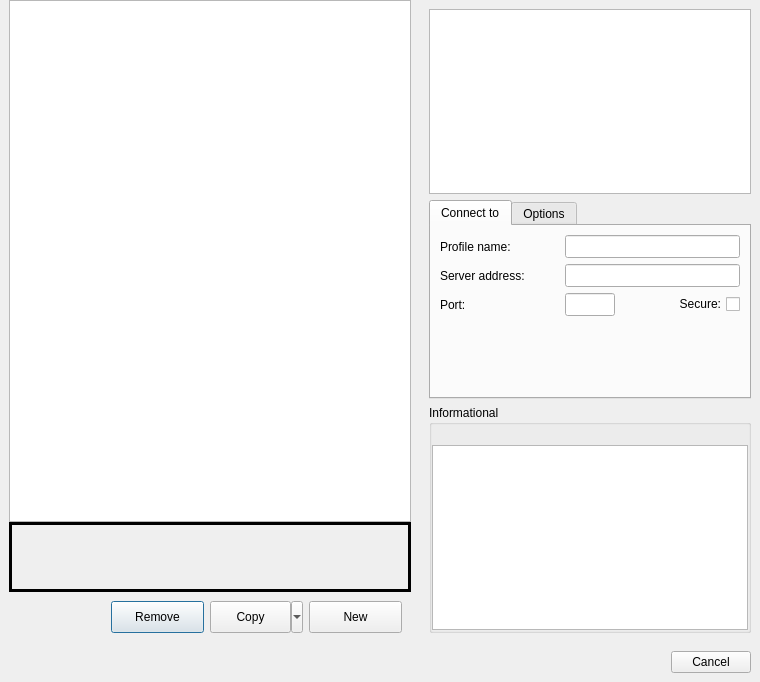
<?xml version="1.0" encoding="UTF-8"?>
<ui version="4.0">
 <class>connection_profiles</class>
 <widget class="QDialog" name="connection_profiles">
  <property name="geometry">
   <rect>
    <x>0</x>
    <y>0</y>
    <width>760</width>
    <height>682</height>
   </rect>
  </property>
  <property name="minimumSize">
   <size>
    <width>760</width>
    <height>0</height>
   </size>
  </property>
  <property name="windowTitle">
   <string>Select a profile to connect with</string>
  </property>
  <layout class="QVBoxLayout" name="verticalLayout_2">
   <property name="spacing">
    <number>0</number>
   </property>
   <property name="leftMargin">
    <number>0</number>
   </property>
   <property name="topMargin">
    <number>0</number>
   </property>
   <property name="rightMargin">
    <number>0</number>
   </property>
   <property name="bottomMargin">
    <number>0</number>
   </property>
   <item>
    <widget class="QWidget" name="widget" native="true">
     <property name="sizePolicy">
      <sizepolicy hsizetype="Expanding" vsizetype="Expanding">
       <horstretch>0</horstretch>
       <verstretch>0</verstretch>
      </sizepolicy>
     </property>
     <property name="minimumSize">
      <size>
       <width>0</width>
       <height>0</height>
      </size>
     </property>
     <layout class="QHBoxLayout" name="horizontalLayout">
      <property name="spacing">
       <number>0</number>
      </property>
      <property name="leftMargin">
       <number>0</number>
      </property>
      <property name="topMargin">
       <number>0</number>
      </property>
      <property name="rightMargin">
       <number>0</number>
      </property>
      <property name="bottomMargin">
       <number>0</number>
      </property>
      <item>
       <widget class="QWidget" name="widget_5" native="true">
        <property name="sizePolicy">
         <sizepolicy hsizetype="Expanding" vsizetype="Expanding">
          <horstretch>0</horstretch>
          <verstretch>0</verstretch>
         </sizepolicy>
        </property>
        <property name="minimumSize">
         <size>
          <width>0</width>
          <height>0</height>
         </size>
        </property>
        <layout class="QVBoxLayout" name="verticalLayout_3">
         <property name="spacing">
          <number>0</number>
         </property>
         <property name="topMargin">
          <number>0</number>
         </property>
         <property name="bottomMargin">
          <number>0</number>
         </property>
         <item>
          <widget class="QListWidget" name="profiles_tree_widget">
           <property name="minimumSize">
            <size>
             <width>365</width>
             <height>0</height>
            </size>
           </property>
           <property name="accessibleName">
            <string>profiles list</string>
           </property>
           <property name="resizeMode">
            <enum>QListView::Adjust</enum>
           </property>
          </widget>
         </item>
         <item>
          <widget class="QFrame" name="notificationArea">
           <property name="sizePolicy">
            <sizepolicy hsizetype="Expanding" vsizetype="Fixed">
             <horstretch>0</horstretch>
             <verstretch>0</verstretch>
            </sizepolicy>
           </property>
           <property name="minimumSize">
            <size>
             <width>0</width>
             <height>70</height>
            </size>
           </property>
           <property name="maximumSize">
            <size>
             <width>16777215</width>
             <height>16777215</height>
            </size>
           </property>
           <property name="font">
            <font>
             <family>Arial Black</family>
             <pointsize>16</pointsize>
             <stylestrategy>PreferAntialias</stylestrategy>
            </font>
           </property>
           <property name="cursor">
            <cursorShape>ArrowCursor</cursorShape>
           </property>
           <property name="autoFillBackground">
            <bool>true</bool>
           </property>
           <property name="frameShape">
            <enum>QFrame::Box</enum>
           </property>
           <property name="frameShadow">
            <enum>QFrame::Plain</enum>
           </property>
           <property name="lineWidth">
            <number>3</number>
           </property>
           <property name="midLineWidth">
            <number>3</number>
           </property>
           <layout class="QHBoxLayout" name="horizontalLayout_2">
            <property name="spacing">
             <number>0</number>
            </property>
            <property name="leftMargin">
             <number>0</number>
            </property>
            <property name="topMargin">
             <number>0</number>
            </property>
            <property name="rightMargin">
             <number>0</number>
            </property>
            <property name="bottomMargin">
             <number>0</number>
            </property>
            <item>
             <widget class="QLabel" name="notificationAreaIconLabelWarning">
              <property name="sizePolicy">
               <sizepolicy hsizetype="Fixed" vsizetype="Fixed">
                <horstretch>0</horstretch>
                <verstretch>0</verstretch>
               </sizepolicy>
              </property>
              <property name="autoFillBackground">
               <bool>true</bool>
              </property>
              <property name="text">
               <string/>
              </property>
              <property name="pixmap">
               <pixmap resource="../mudlet.qrc">:/icons/dialog-warning.png</pixmap>
              </property>
              <property name="scaledContents">
               <bool>false</bool>
              </property>
              <property name="alignment">
               <set>Qt::AlignCenter</set>
              </property>
              <property name="wordWrap">
               <bool>true</bool>
              </property>
              <property name="margin">
               <number>5</number>
              </property>
              <property name="textInteractionFlags">
               <set>Qt::TextSelectableByMouse</set>
              </property>
             </widget>
            </item>
            <item>
             <widget class="QLabel" name="notificationAreaIconLabelError">
              <property name="sizePolicy">
               <sizepolicy hsizetype="Fixed" vsizetype="Fixed">
                <horstretch>0</horstretch>
                <verstretch>0</verstretch>
               </sizepolicy>
              </property>
              <property name="autoFillBackground">
               <bool>true</bool>
              </property>
              <property name="text">
               <string/>
              </property>
              <property name="pixmap">
               <pixmap resource="../mudlet.qrc">:/icons/dialog-error.png</pixmap>
              </property>
              <property name="scaledContents">
               <bool>false</bool>
              </property>
              <property name="alignment">
               <set>Qt::AlignCenter</set>
              </property>
              <property name="wordWrap">
               <bool>true</bool>
              </property>
              <property name="margin">
               <number>5</number>
              </property>
              <property name="textInteractionFlags">
               <set>Qt::TextSelectableByMouse</set>
              </property>
             </widget>
            </item>
            <item>
             <widget class="QLabel" name="notificationAreaIconLabelInformation">
              <property name="sizePolicy">
               <sizepolicy hsizetype="Fixed" vsizetype="Fixed">
                <horstretch>0</horstretch>
                <verstretch>0</verstretch>
               </sizepolicy>
              </property>
              <property name="autoFillBackground">
               <bool>true</bool>
              </property>
              <property name="text">
               <string/>
              </property>
              <property name="pixmap">
               <pixmap resource="../mudlet.qrc">:/icons/dialog-information.png</pixmap>
              </property>
              <property name="scaledContents">
               <bool>false</bool>
              </property>
              <property name="alignment">
               <set>Qt::AlignCenter</set>
              </property>
              <property name="wordWrap">
               <bool>true</bool>
              </property>
              <property name="margin">
               <number>5</number>
              </property>
              <property name="textInteractionFlags">
               <set>Qt::TextSelectableByMouse</set>
              </property>
             </widget>
            </item>
            <item>
             <widget class="QLabel" name="notificationAreaMessageBox">
              <property name="sizePolicy">
               <sizepolicy hsizetype="Expanding" vsizetype="Expanding">
                <horstretch>0</horstretch>
                <verstretch>0</verstretch>
               </sizepolicy>
              </property>
              <property name="font">
               <font>
                <family>Arial</family>
                <pointsize>8</pointsize>
                <stylestrategy>PreferAntialias</stylestrategy>
               </font>
              </property>
              <property name="autoFillBackground">
               <bool>true</bool>
              </property>
              <property name="text">
               <string/>
              </property>
              <property name="scaledContents">
               <bool>true</bool>
              </property>
              <property name="alignment">
               <set>Qt::AlignLeading|Qt::AlignLeft|Qt::AlignVCenter</set>
              </property>
              <property name="wordWrap">
               <bool>true</bool>
              </property>
              <property name="margin">
               <number>5</number>
              </property>
              <property name="openExternalLinks">
               <bool>true</bool>
              </property>
              <property name="textInteractionFlags">
               <set>Qt::LinksAccessibleByMouse|Qt::TextSelectableByMouse</set>
              </property>
             </widget>
            </item>
           </layout>
          </widget>
         </item>
         <item>
          <widget class="QWidget" name="profileAdminArea" native="true">
           <property name="sizePolicy">
            <sizepolicy hsizetype="Expanding" vsizetype="Preferred">
             <horstretch>0</horstretch>
             <verstretch>0</verstretch>
            </sizepolicy>
           </property>
           <property name="minimumSize">
            <size>
             <width>0</width>
             <height>50</height>
            </size>
           </property>
           <property name="maximumSize">
            <size>
             <width>16777215</width>
             <height>16777215</height>
            </size>
           </property>
           <layout class="QHBoxLayout" name="horizontalLayout_5">
            <item>
             <spacer name="horizontalSpacer_4">
              <property name="orientation">
               <enum>Qt::Horizontal</enum>
              </property>
              <property name="sizeHint" stdset="0">
               <size>
                <width>15</width>
                <height>20</height>
               </size>
              </property>
             </spacer>
            </item>
            <item>
             <widget class="QPushButton" name="remove_profile_button">
              <property name="sizePolicy">
               <sizepolicy hsizetype="Expanding" vsizetype="Preferred">
                <horstretch>0</horstretch>
                <verstretch>0</verstretch>
               </sizepolicy>
              </property>
              <property name="minimumSize">
               <size>
                <width>0</width>
                <height>25</height>
               </size>
              </property>
              <property name="text">
               <string>Remove</string>
              </property>
             </widget>
            </item>
            <item>
             <widget class="QToolButton" name="copy_profile_toolbutton">
              <property name="sizePolicy">
               <sizepolicy hsizetype="Expanding" vsizetype="Preferred">
                <horstretch>0</horstretch>
                <verstretch>0</verstretch>
               </sizepolicy>
              </property>
              <property name="minimumSize">
               <size>
                <width>0</width>
                <height>25</height>
               </size>
              </property>
              <property name="text">
               <string>Copy</string>
              </property>
              <property name="popupMode">
               <enum>QToolButton::MenuButtonPopup</enum>
              </property>
              <property name="toolButtonStyle">
               <enum>Qt::ToolButtonFollowStyle</enum>
              </property>
             </widget>
            </item>
            <item>
             <widget class="QPushButton" name="new_profile_button">
              <property name="sizePolicy">
               <sizepolicy hsizetype="Expanding" vsizetype="Preferred">
                <horstretch>0</horstretch>
                <verstretch>0</verstretch>
               </sizepolicy>
              </property>
              <property name="minimumSize">
               <size>
                <width>0</width>
                <height>25</height>
               </size>
              </property>
              <property name="text">
               <string>New</string>
              </property>
             </widget>
            </item>
           </layout>
          </widget>
         </item>
        </layout>
       </widget>
      </item>
      <item>
       <widget class="QWidget" name="widget_2" native="true">
        <property name="sizePolicy">
         <sizepolicy hsizetype="Fixed" vsizetype="Expanding">
          <horstretch>0</horstretch>
          <verstretch>0</verstretch>
         </sizepolicy>
        </property>
        <property name="minimumSize">
         <size>
          <width>340</width>
          <height>0</height>
         </size>
        </property>
        <property name="maximumSize">
         <size>
          <width>300</width>
          <height>16777215</height>
         </size>
        </property>
        <layout class="QVBoxLayout" name="verticalLayout">
         <item>
          <widget class="QTextBrowser" name="welcome_message">
           <property name="enabled">
            <bool>true</bool>
           </property>
           <property name="sizePolicy">
            <sizepolicy hsizetype="Expanding" vsizetype="Expanding">
             <horstretch>0</horstretch>
             <verstretch>0</verstretch>
            </sizepolicy>
           </property>
           <property name="minimumSize">
            <size>
             <width>0</width>
             <height>140</height>
            </size>
           </property>
           <property name="maximumSize">
            <size>
             <width>16777215</width>
             <height>16777215</height>
            </size>
           </property>
           <property name="accessibleName">
            <string>welcome message</string>
           </property>
           <property name="openLinks">
            <bool>false</bool>
           </property>
          </widget>
         </item>
         <item>
          <widget class="QTabWidget" name="tabWidget_connectionInfo">
           <property name="sizePolicy">
            <sizepolicy hsizetype="Expanding" vsizetype="Minimum">
             <horstretch>0</horstretch>
             <verstretch>0</verstretch>
            </sizepolicy>
           </property>
           <property name="currentIndex">
            <number>0</number>
           </property>
           <widget class="QWidget" name="tab_connection_info">
            <attribute name="title">
             <string>Connect to</string>
            </attribute>
            <layout class="QGridLayout" name="gridLayout">
             <item row="2" column="1">
              <widget class="QLineEdit" name="port_entry">
               <property name="minimumSize">
                <size>
                 <width>40</width>
                 <height>0</height>
                </size>
               </property>
               <property name="maximumSize">
                <size>
                 <width>50</width>
                 <height>16777215</height>
                </size>
               </property>
               <property name="font">
                <font>
                 <family>Bitstream Charter</family>
                 <pointsize>9</pointsize>
                </font>
               </property>
               <property name="accessibleName">
                <string>Game server port</string>
               </property>
               <property name="accessibleDescription">
                <string>The port that is used together with the server name to make the connection to the game server. If not specified a default of 23 for &quot;Telnet&quot; connections is used. Secure connections may require a different port number.</string>
               </property>
               <property name="text">
                <string/>
               </property>
               <property name="maxLength">
                <number>32767</number>
               </property>
               <property name="echoMode">
                <enum>QLineEdit::Normal</enum>
               </property>
               <property name="cursorPosition">
                <number>0</number>
               </property>
              </widget>
             </item>
             <item row="2" column="2">
              <widget class="QCheckBox" name="port_ssl_tsl">
               <property name="accessibleName">
                <string>Connect via a secure protocol</string>
               </property>
               <property name="accessibleDescription">
                <string>Make Mudlet use a secure SSL/TLS protocol instead of an unencrypted one</string>
               </property>
               <property name="layoutDirection">
                <enum>Qt::RightToLeft</enum>
               </property>
               <property name="text">
                <string>Secure:</string>
               </property>
              </widget>
             </item>
             <item row="1" column="1" colspan="2">
              <widget class="QLineEdit" name="host_name_entry">
               <property name="minimumSize">
                <size>
                 <width>100</width>
                 <height>0</height>
                </size>
               </property>
               <property name="font">
                <font>
                 <family>Bitstream Charter</family>
                 <pointsize>9</pointsize>
                </font>
               </property>
               <property name="accessibleName">
                <string>Game server URL</string>
               </property>
               <property name="accessibleDescription">
                <string>The Internet host name or IP address</string>
               </property>
              </widget>
             </item>
             <item row="0" column="1" colspan="2">
              <widget class="QLineEdit" name="profile_name_entry">
               <property name="font">
                <font>
                 <family>Bitstream Charter</family>
                 <pointsize>9</pointsize>
                </font>
               </property>
               <property name="accessibleName">
                <string>Profile name</string>
               </property>
               <property name="accessibleDescription">
                <string comment="Using lower case letters for 'ASCII' may make speech synthesisers say 'askey' which is quicker than 'Aay Ess Cee Eye Eye'!">A unique name for the profile but which is limited to a subset of ascii characters only.</string>
               </property>
               <property name="readOnly">
                <bool>false</bool>
               </property>
              </widget>
             </item>
             <item row="2" column="0">
              <widget class="QLabel" name="label_port">
               <property name="text">
                <string>Port:</string>
               </property>
               <property name="buddy">
                <cstring>port_entry</cstring>
               </property>
              </widget>
             </item>
             <item row="0" column="0">
              <widget class="QLabel" name="label_profileName">
               <property name="text">
                <string>Profile name:</string>
               </property>
               <property name="buddy">
                <cstring>profile_name_entry</cstring>
               </property>
              </widget>
             </item>
             <item row="1" column="0">
              <widget class="QLabel" name="label_serverUrl">
               <property name="text">
                <string>Server address:</string>
               </property>
               <property name="buddy">
                <cstring>host_name_entry</cstring>
               </property>
              </widget>
             </item>
             <item row="3" column="1">
              <spacer name="verticalSpacer">
               <property name="orientation">
                <enum>Qt::Vertical</enum>
               </property>
               <property name="sizeHint" stdset="0">
                <size>
                 <width>20</width>
                 <height>40</height>
                </size>
               </property>
              </spacer>
             </item>
            </layout>
           </widget>
           <widget class="QWidget" name="tab_options">
            <attribute name="title">
             <string>Options</string>
            </attribute>
            <layout class="QGridLayout" name="gridLayout_2">
             <item row="0" column="0">
              <widget class="QLabel" name="label_characterName">
               <property name="text">
                <string>Character name:</string>
               </property>
               <property name="buddy">
                <cstring>login_entry</cstring>
               </property>
              </widget>
             </item>
             <item row="0" column="1">
              <widget class="QLineEdit" name="login_entry">
               <property name="toolTip">
                <string>The characters name</string>
               </property>
               <property name="accessibleName">
                <string>Character name</string>
               </property>
               <property name="accessibleDescription">
                <string>If provided will be sent, along with password to identify the user in the game.</string>
               </property>
               <property name="echoMode">
                <enum>QLineEdit::Normal</enum>
               </property>
              </widget>
             </item>
             <item row="1" column="0">
              <widget class="QLabel" name="label_password">
               <property name="text">
                <string>Password:</string>
               </property>
               <property name="buddy">
                <cstring>character_password_entry</cstring>
               </property>
              </widget>
             </item>
             <item row="1" column="1">
              <widget class="QLineEdit" name="character_password_entry">
               <property name="toolTip">
                <string>Characters password. Note that the password isn't encrypted in storage</string>
               </property>
               <property name="accessibleName">
                <string>Password</string>
               </property>
               <property name="accessibleDescription">
                <string>If provided will be sent, along with the character name to identify the user in the game.</string>
               </property>
               <property name="echoMode">
                <enum>QLineEdit::Password</enum>
               </property>
              </widget>
             </item>
             <item row="2" column="0">
              <widget class="QLabel" name="label_profileHistory">
               <property name="text">
                <string>Profile history:</string>
               </property>
               <property name="buddy">
                <cstring>profile_history</cstring>
               </property>
              </widget>
             </item>
             <item row="2" column="1">
              <widget class="QComboBox" name="profile_history">
               <property name="sizePolicy">
                <sizepolicy hsizetype="Expanding" vsizetype="Fixed">
                 <horstretch>0</horstretch>
                 <verstretch>0</verstretch>
                </sizepolicy>
               </property>
               <property name="minimumSize">
                <size>
                 <width>0</width>
                 <height>0</height>
                </size>
               </property>
               <item>
                <property name="text">
                 <string>load newest profile</string>
                </property>
               </item>
               <item>
                <property name="text">
                 <string>load oldest profile</string>
                </property>
               </item>
              </widget>
             </item>
             <item row="3" column="0">
              <widget class="QCheckBox" name="discord_optin_checkBox">
               <property name="enabled">
                <bool>false</bool>
               </property>
               <property name="toolTip">
                <string>Enable Discord integration (not supported by game)</string>
               </property>
               <property name="accessibleName">
                <string>Discord integration</string>
               </property>
               <property name="accessibleDescription">
                <string>Allow this profile to use Mudlet's Discord &quot;Rich Presence&quot;  features</string>
               </property>
               <property name="text">
                <string/>
               </property>
               <property name="icon">
                <iconset resource="../mudlet.qrc">
                 <normaloff>:/icons/Discord-Logo+Wordmark-Color.png</normaloff>:/icons/Discord-Logo+Wordmark-Color.png</iconset>
               </property>
               <property name="iconSize">
                <size>
                 <width>65</width>
                 <height>18</height>
                </size>
               </property>
              </widget>
             </item>
             <item row="4" column="0" colspan="2">
              <widget class="QCheckBox" name="autologin_checkBox">
               <property name="sizePolicy">
                <sizepolicy hsizetype="Maximum" vsizetype="Fixed">
                 <horstretch>0</horstretch>
                 <verstretch>0</verstretch>
                </sizepolicy>
               </property>
               <!-- <property name="toolTip">
                <string>With this enabled, Mudlet will automatically start and connect on this profile when it is launched</string>
               </property>
               <property name="accessibleName">
                <string>Auto-open profile</string>
               </property>
               <property name="accessibleDescription">
                <string>Automatically start this profile when Mudlet is run</string>
               </property> -->
               <property name="layoutDirection">
                <enum>Qt::LeftToRight</enum>
               </property>
               <property name="text">
                <!-- <string>Open profile on Mudlet start</string>  -->
                <string>defunct</string> 
               </property>
              </widget>
             </item>
             <item row="5" column="0" colspan="2">
              <widget class="QCheckBox" name="auto_reconnect">
               <property name="accessibleName">
                <string>Auto-reconnect</string>
               </property>
               <property name="accessibleDescription">
                <string>Automatically reconnect this profile if it should become disconnected for any reason other than the user disconnecting from the game server.</string>
               </property>
               <property name="layoutDirection">
                <enum>Qt::LeftToRight</enum>
               </property>
               <property name="text">
                <string>Reconnect automatically</string>
               </property>
              </widget>
             </item>
            </layout>
           </widget>
          </widget>
         </item>
         <item>
          <widget class="QGroupBox" name="informationalArea">
           <property name="sizePolicy">
            <sizepolicy hsizetype="Expanding" vsizetype="Expanding">
             <horstretch>0</horstretch>
             <verstretch>0</verstretch>
            </sizepolicy>
           </property>
           <property name="minimumSize">
            <size>
             <width>0</width>
             <height>0</height>
            </size>
           </property>
           <property name="title">
            <string>Informational</string>
           </property>
           <layout class="QVBoxLayout" name="vBoxLayout_4">
            <property name="leftMargin">
             <number>0</number>
            </property>
            <property name="topMargin">
             <number>0</number>
            </property>
            <property name="rightMargin">
             <number>0</number>
            </property>
            <property name="bottomMargin">
             <number>0</number>
            </property>
            <item>
             <widget class="QLabel" name="website_entry">
              <property name="sizePolicy">
               <sizepolicy hsizetype="Expanding" vsizetype="Preferred">
                <horstretch>0</horstretch>
                <verstretch>0</verstretch>
               </sizepolicy>
              </property>
              <property name="font">
               <font>
                <family>DejaVu Sans</family>
                <pointsize>9</pointsize>
               </font>
              </property>
              <property name="text">
               <string/>
              </property>
              <property name="scaledContents">
               <bool>true</bool>
              </property>
              <property name="alignment">
               <set>Qt::AlignCenter</set>
              </property>
              <property name="openExternalLinks">
               <bool>true</bool>
              </property>
             </widget>
            </item>
            <item>
             <widget class="QPlainTextEdit" name="mud_description_textedit">
              <property name="minimumSize">
               <size>
                <width>0</width>
                <height>0</height>
               </size>
              </property>
              <property name="maximumSize">
               <size>
                <width>16777215</width>
                <height>16777215</height>
               </size>
              </property>
              <property name="toolTip">
               <string>Game description or your notes</string>
              </property>
              <property name="accessibleName">
               <string>Game description or your notes</string>
              </property>
              <property name="tabChangesFocus">
               <bool>true</bool>
              </property>
              <property name="readOnly">
               <bool>false</bool>
              </property>
             </widget>
            </item>
           </layout>
          </widget>
         </item>
        </layout>
       </widget>
      </item>
     </layout>
    </widget>
   </item>
   <item>
    <widget class="QWidget" name="widget_bottom" native="true">
     <layout class="QHBoxLayout" name="horizontalLayout_3">
      <item>
       <spacer name="horizontalSpacer">
        <property name="orientation">
         <enum>Qt::Horizontal</enum>
        </property>
        <property name="sizeHint" stdset="0">
         <size>
          <width>40</width>
          <height>20</height>
         </size>
        </property>
       </spacer>
      </item>
      <item>
       <widget class="QDialogButtonBox" name="dialog_buttonbox">
        <property name="sizePolicy">
         <sizepolicy hsizetype="Expanding" vsizetype="Fixed">
          <horstretch>0</horstretch>
          <verstretch>0</verstretch>
         </sizepolicy>
        </property>
        <property name="minimumSize">
         <size>
          <width>50</width>
          <height>0</height>
         </size>
        </property>
        <property name="maximumSize">
         <size>
          <width>340</width>
          <height>16777215</height>
         </size>
        </property>
        <property name="orientation">
         <enum>Qt::Horizontal</enum>
        </property>
        <property name="standardButtons">
         <set>QDialogButtonBox::Cancel</set>
        </property>
        <property name="centerButtons">
         <bool>false</bool>
        </property>
       </widget>
      </item>
     </layout>
    </widget>
   </item>
  </layout>
 </widget>
 <tabstops>
  <tabstop>profiles_tree_widget</tabstop>
  <tabstop>welcome_message</tabstop>
  <tabstop>profile_name_entry</tabstop>
  <tabstop>host_name_entry</tabstop>
  <tabstop>port_entry</tabstop>
  <tabstop>port_ssl_tsl</tabstop>
  <tabstop>tabWidget_connectionInfo</tabstop>
  <tabstop>login_entry</tabstop>
  <tabstop>character_password_entry</tabstop>
  <tabstop>profile_history</tabstop>
  <tabstop>discord_optin_checkBox</tabstop>
  <tabstop>autologin_checkBox</tabstop>
  <tabstop>auto_reconnect</tabstop>
  <tabstop>mud_description_textedit</tabstop>
  <tabstop>remove_profile_button</tabstop>
  <tabstop>copy_profile_toolbutton</tabstop>
  <tabstop>new_profile_button</tabstop>
 </tabstops>
 <resources>
  <include location="../mudlet.qrc"/>
 </resources>
 <connections/>
</ui>
